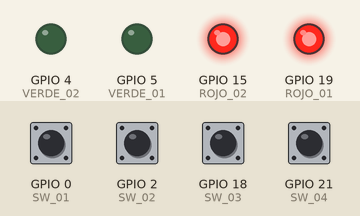
Simulated run of this sketch. Board: ESP32. Shown: output pins drawn as LEDs (lit = HIGH). The test bench sets the inputs (shaded band); at power-on: GPIO 0 (SW_01), GPIO 2 (SW_02), GPIO 18 (SW_03), GPIO 21 (SW_04) HIGH.

Above: at 1.2 s.
1.3 s: GPIO 0 (SW_01) pulled LOW for 0.15 s
At 1.8 s:
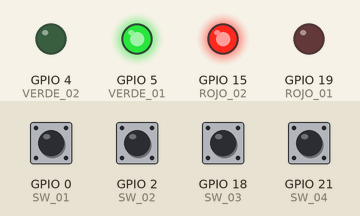
2.9 s: GPIO 18 (SW_03) pulled LOW for 0.15 s
At 4.1 s:
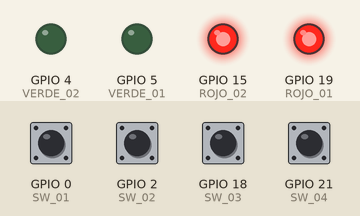
4.5 s: GPIO 2 (SW_02) pulled LOW for 0.15 s
At 5.5 s:
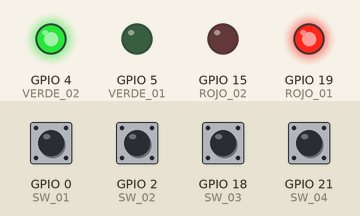
6.1 s: GPIO 21 (SW_04) pulled LOW for 0.15 s
At 6.7 s:
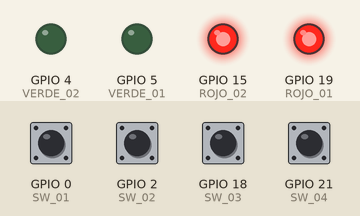
Timing chart, 0 to 8.7 s (numbered marks = the images above; inputs shaded):
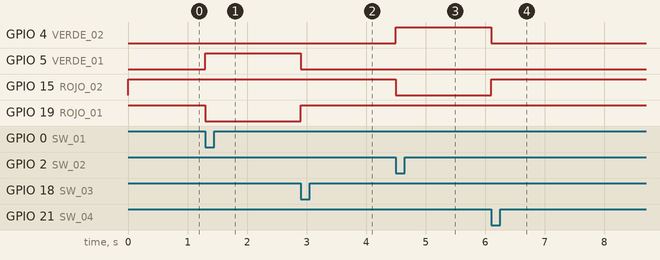

Measured:
- after the input at 1.3 s, GPIO 5 (VERDE_01): LOW → HIGH at once; GPIO 19 (ROJO_01): HIGH → LOW at once
- after the input at 2.9 s, GPIO 5 (VERDE_01): HIGH → LOW at once; GPIO 19 (ROJO_01): LOW → HIGH at once
- after the input at 4.5 s, GPIO 4 (VERDE_02): LOW → HIGH at once; GPIO 15 (ROJO_02): HIGH → LOW at once
- after the input at 6.1 s, GPIO 4 (VERDE_02): HIGH → LOW at once; GPIO 15 (ROJO_02): LOW → HIGH at once

The sketch:

Semaforo_1carretera.ino
```cpp
#if CONFIG_FREERTOS_UNICORE
  static const BaseType_t app_cpu = 0;
#else
  static const BaseType_t app_cpu = 1;
#endif

// Pines LEDs Semáforo 1
const int ROJO_01 = 19;
const int VERDE_01 = 5;

// Pines LEDs Semáforo 2
const int ROJO_02 = 15;
const int VERDE_02 = 4;

// Pines de Switches
const int SW_01 = 0;  // esperando en semáforo 1
const int SW_02 = 2;  // esperando en semáforo 2
const int SW_03 = 18; // 1 salió
const int SW_04 = 21; // 2 salió

// sección critica con MuteX
static SemaphoreHandle_t xMutexCarretera;

// declarar tareas
void tareaSemaforo1(void *parameters);
void tareaSemaforo2(void *parameters);

void setup() {
  Serial.begin(115200);

  // Config leds
  pinMode(ROJO_01, OUTPUT);
  pinMode(VERDE_01, OUTPUT);
  pinMode(ROJO_02, OUTPUT);
  pinMode(VERDE_02, OUTPUT);

  // Config Switches
  pinMode(SW_01, INPUT_PULLUP);
  pinMode(SW_02, INPUT_PULLUP);
  pinMode(SW_03, INPUT_PULLUP);
  pinMode(SW_04, INPUT_PULLUP);

  // Estados iniciales leds
  digitalWrite(ROJO_01, HIGH);
  digitalWrite(VERDE_01, LOW);
  digitalWrite(ROJO_02, HIGH);
  digitalWrite(VERDE_02, LOW);

  // Crear el mutex
  xMutexCarretera = xSemaphoreCreateMutex();

  // Crear tareas
  xTaskCreatePinnedToCore(tareaSemaforo1, "Semaforo1", 2048, NULL, 1, NULL, app_cpu);
  xTaskCreatePinnedToCore(tareaSemaforo2, "Semaforo2", 2048, NULL, 1, NULL, app_cpu);
}

void loop() {
  // No se usa en FreeRTOS
}

// Tarea del semaforo 1
void tareaSemaforo1(void *parameters) {
  while (1) {
    // Detectar coche en semáforo 1
    if (digitalRead(SW_01) == LOW) {
      // detecta coche 1

      // Intentar acceder a la carretera -sección crítica
      if (xSemaphoreTake(xMutexCarretera, portMAX_DELAY) == pdTRUE) {
        //coche 1 en carretera
        digitalWrite(ROJO_01, LOW);
        digitalWrite(VERDE_01, HIGH);

        // Mientras no se haya detectado que salió
        while (digitalRead(SW_03) == HIGH) {
          vTaskDelay(100 / portTICK_PERIOD_MS);
        }

        // Coche salió
        digitalWrite(VERDE_01, LOW);
        digitalWrite(ROJO_01, HIGH);

        // Liberar carretera
        xSemaphoreGive(xMutexCarretera);
      }
    }

    vTaskDelay(100 / portTICK_PERIOD_MS);
  }
}

// Sem 2

void tareaSemaforo2(void *parameters) {
  while (1) {
    // Detectar coche en semáforo 2
    if (digitalRead(SW_02) == LOW) {

      // Intentar acceder a la carretera coche 2 -sección crítica
      if (xSemaphoreTake(xMutexCarretera, portMAX_DELAY) == pdTRUE) {

        digitalWrite(ROJO_02, LOW);
        digitalWrite(VERDE_02, HIGH);

        // Mientras no se haya detectado que salió esperar
        while (digitalRead(SW_04) == HIGH) {
          vTaskDelay(100 / portTICK_PERIOD_MS);
        }

        // Coche 2 salió
        digitalWrite(VERDE_02, LOW);
        digitalWrite(ROJO_02, HIGH);

        // Liberar carretera
        xSemaphoreGive(xMutexCarretera);
      }
    }

    vTaskDelay(100 / portTICK_PERIOD_MS);
  }
}
```
